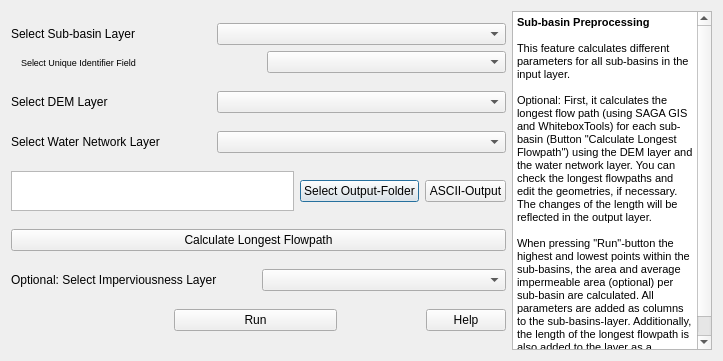
<?xml version="1.0" encoding="UTF-8"?>
<ui version="4.0">
 <class>SubBasinPreprocessing</class>
 <widget class="QDialog" name="SubBasinPreprocessing">
  <property name="geometry">
   <rect>
    <x>0</x>
    <y>0</y>
    <width>723</width>
    <height>361</height>
   </rect>
  </property>
  <property name="windowTitle">
   <string>Sub-basin preprocessing</string>
  </property>
  <layout class="QHBoxLayout" name="horizontalLayout_8">
   <item>
    <layout class="QVBoxLayout" name="verticalLayout_3">
     <item>
      <layout class="QVBoxLayout" name="verticalLayout_2">
       <item>
        <layout class="QHBoxLayout" name="horizontalLayout">
         <item>
          <widget class="QLabel" name="labelSubBasin">
           <property name="minimumSize">
            <size>
             <width>200</width>
             <height>0</height>
            </size>
           </property>
           <property name="maximumSize">
            <size>
             <width>200</width>
             <height>200</height>
            </size>
           </property>
           <property name="text">
            <string>Select Sub-basin Layer</string>
           </property>
          </widget>
         </item>
         <item>
          <widget class="QComboBox" name="comboboxSubBasinLayer">
           <property name="sizePolicy">
            <sizepolicy hsizetype="MinimumExpanding" vsizetype="Fixed">
             <horstretch>10</horstretch>
             <verstretch>0</verstretch>
            </sizepolicy>
           </property>
           <property name="minimumSize">
            <size>
             <width>0</width>
             <height>0</height>
            </size>
           </property>
           <property name="sizeIncrement">
            <size>
             <width>500</width>
             <height>0</height>
            </size>
           </property>
           <property name="baseSize">
            <size>
             <width>500</width>
             <height>0</height>
            </size>
           </property>
          </widget>
         </item>
        </layout>
       </item>
       <item>
        <layout class="QHBoxLayout" name="horizontalLayout_4">
         <item>
          <spacer name="horizontalSpacer_2">
           <property name="orientation">
            <enum>Qt::Horizontal</enum>
           </property>
           <property name="sizeType">
            <enum>QSizePolicy::Minimum</enum>
           </property>
           <property name="sizeHint" stdset="0">
            <size>
             <width>10</width>
             <height>20</height>
            </size>
           </property>
          </spacer>
         </item>
         <item>
          <widget class="QLabel" name="label">
           <property name="sizePolicy">
            <sizepolicy hsizetype="MinimumExpanding" vsizetype="Preferred">
             <horstretch>0</horstretch>
             <verstretch>0</verstretch>
            </sizepolicy>
           </property>
           <property name="minimumSize">
            <size>
             <width>200</width>
             <height>0</height>
            </size>
           </property>
           <property name="font">
            <font>
             <pointsize>7</pointsize>
            </font>
           </property>
           <property name="text">
            <string>Select Unique Identifier Field</string>
           </property>
          </widget>
         </item>
         <item>
          <widget class="QComboBox" name="comboboxUISubBasin">
           <property name="sizePolicy">
            <sizepolicy hsizetype="MinimumExpanding" vsizetype="Fixed">
             <horstretch>0</horstretch>
             <verstretch>0</verstretch>
            </sizepolicy>
           </property>
          </widget>
         </item>
        </layout>
       </item>
      </layout>
     </item>
     <item>
      <layout class="QHBoxLayout" name="horizontalLayout_2">
       <item>
        <widget class="QLabel" name="labelDEM">
         <property name="minimumSize">
          <size>
           <width>200</width>
           <height>0</height>
          </size>
         </property>
         <property name="text">
          <string>Select DEM Layer</string>
         </property>
        </widget>
       </item>
       <item>
        <widget class="QComboBox" name="comboboxDEMLayer">
         <property name="sizePolicy">
          <sizepolicy hsizetype="MinimumExpanding" vsizetype="Fixed">
           <horstretch>10</horstretch>
           <verstretch>0</verstretch>
          </sizepolicy>
         </property>
        </widget>
       </item>
      </layout>
     </item>
     <item>
      <layout class="QHBoxLayout" name="horizontalLayout_3">
       <item>
        <widget class="QLabel" name="labelWaterNetwork">
         <property name="minimumSize">
          <size>
           <width>200</width>
           <height>0</height>
          </size>
         </property>
         <property name="text">
          <string>Select Water Network Layer</string>
         </property>
        </widget>
       </item>
       <item>
        <widget class="QComboBox" name="comboboxWaterNetwork">
         <property name="sizePolicy">
          <sizepolicy hsizetype="MinimumExpanding" vsizetype="Fixed">
           <horstretch>0</horstretch>
           <verstretch>0</verstretch>
          </sizepolicy>
         </property>
        </widget>
       </item>
      </layout>
     </item>
     <item>
      <layout class="QHBoxLayout" name="horizontalLayout_5">
       <item>
        <widget class="QTextEdit" name="outputPath">
         <property name="sizePolicy">
          <sizepolicy hsizetype="MinimumExpanding" vsizetype="Minimum">
           <horstretch>0</horstretch>
           <verstretch>0</verstretch>
          </sizepolicy>
         </property>
         <property name="minimumSize">
          <size>
           <width>0</width>
           <height>40</height>
          </size>
         </property>
        </widget>
       </item>
       <item>
        <widget class="QPushButton" name="onOutputFolder">
         <property name="text">
          <string>Select Output-Folder</string>
         </property>
        </widget>
       </item>
       <item>
        <widget class="QPushButton" name="onAsciiOutput">
         <property name="text">
          <string>ASCII-Output</string>
         </property>
        </widget>
       </item>
      </layout>
     </item>
     <item>
      <widget class="QPushButton" name="onLongestFlowPath">
       <property name="text">
        <string>Calculate Longest Flowpath</string>
       </property>
      </widget>
     </item>
     <item>
      <layout class="QHBoxLayout" name="horizontalLayout_7">
       <item>
        <widget class="QLabel" name="labelImpervious">
         <property name="text">
          <string>Optional: Select Imperviousness Layer</string>
         </property>
        </widget>
       </item>
       <item>
        <widget class="QComboBox" name="comboboxImperviousness"/>
       </item>
      </layout>
     </item>
     <item>
      <layout class="QHBoxLayout" name="horizontalLayout_6">
       <item>
        <spacer name="horizontalSpacer">
         <property name="orientation">
          <enum>Qt::Horizontal</enum>
         </property>
         <property name="sizeHint" stdset="0">
          <size>
           <width>40</width>
           <height>20</height>
          </size>
         </property>
        </spacer>
       </item>
       <item>
        <widget class="QPushButton" name="onRun">
         <property name="sizePolicy">
          <sizepolicy hsizetype="MinimumExpanding" vsizetype="Fixed">
           <horstretch>0</horstretch>
           <verstretch>0</verstretch>
          </sizepolicy>
         </property>
         <property name="text">
          <string>Run</string>
         </property>
        </widget>
       </item>
       <item>
        <widget class="QDialogButtonBox" name="finalButtonBox">
         <property name="sizePolicy">
          <sizepolicy hsizetype="MinimumExpanding" vsizetype="Fixed">
           <horstretch>0</horstretch>
           <verstretch>0</verstretch>
          </sizepolicy>
         </property>
         <property name="minimumSize">
          <size>
           <width>20</width>
           <height>0</height>
          </size>
         </property>
         <property name="orientation">
          <enum>Qt::Horizontal</enum>
         </property>
         <property name="standardButtons">
          <set>QDialogButtonBox::Help</set>
         </property>
        </widget>
       </item>
      </layout>
     </item>
    </layout>
   </item>
   <item>
    <widget class="QTextBrowser" name="summary">
     <property name="sizePolicy">
      <sizepolicy hsizetype="MinimumExpanding" vsizetype="Expanding">
       <horstretch>0</horstretch>
       <verstretch>0</verstretch>
      </sizepolicy>
     </property>
     <property name="maximumSize">
      <size>
       <width>200</width>
       <height>16777215</height>
      </size>
     </property>
     <property name="html">
      <string>&lt;!DOCTYPE HTML PUBLIC &quot;-//W3C//DTD HTML 4.0//EN&quot; &quot;http://www.w3.org/TR/REC-html40/strict.dtd&quot;&gt;
&lt;html&gt;&lt;head&gt;&lt;meta name=&quot;qrichtext&quot; content=&quot;1&quot; /&gt;&lt;style type=&quot;text/css&quot;&gt;
p, li { white-space: pre-wrap; }
&lt;/style&gt;&lt;/head&gt;&lt;body style=&quot; font-family:'MS Shell Dlg 2'; font-size:7.8pt; font-weight:400; font-style:normal;&quot;&gt;
&lt;p style=&quot; margin-top:0px; margin-bottom:0px; margin-left:0px; margin-right:0px; -qt-block-indent:0; text-indent:0px;&quot;&gt;&lt;span style=&quot; font-size:8pt; font-weight:600;&quot;&gt;Sub-basin Preprocessing&lt;/span&gt;&lt;/p&gt;
&lt;p style=&quot;-qt-paragraph-type:empty; margin-top:0px; margin-bottom:0px; margin-left:0px; margin-right:0px; -qt-block-indent:0; text-indent:0px; font-size:8pt; font-weight:600;&quot;&gt;&lt;br /&gt;&lt;/p&gt;
&lt;p style=&quot; margin-top:0px; margin-bottom:0px; margin-left:0px; margin-right:0px; -qt-block-indent:0; text-indent:0px;&quot;&gt;&lt;span style=&quot; font-size:8pt;&quot;&gt;This feature calculates different parameters for all sub-basins in the input layer. &lt;/span&gt;&lt;/p&gt;
&lt;p style=&quot;-qt-paragraph-type:empty; margin-top:0px; margin-bottom:0px; margin-left:0px; margin-right:0px; -qt-block-indent:0; text-indent:0px; font-size:8pt;&quot;&gt;&lt;br /&gt;&lt;/p&gt;
&lt;p style=&quot; margin-top:0px; margin-bottom:0px; margin-left:0px; margin-right:0px; -qt-block-indent:0; text-indent:0px;&quot;&gt;&lt;span style=&quot; font-size:8pt;&quot;&gt;Optional: First, it calculates the longest flow path (using &lt;/span&gt;&lt;span style=&quot; font-family:'sans-serif'; font-size:8pt; color:#000000; background-color:#ffffff;&quot;&gt;SAGA GIS and WhiteboxTools) for each sub-basin (Button &amp;quot;Calculate Longest Flowpath&amp;quot;) using the DEM layer and the water network layer. You can check the longest flowpaths and edit the geometries, if necessary. The changes of the length will be reflected in the output layer. &lt;/span&gt;&lt;/p&gt;
&lt;p style=&quot; margin-top:0px; margin-bottom:0px; margin-left:0px; margin-right:0px; -qt-block-indent:0; text-indent:0px;&quot;&gt;&lt;span style=&quot; font-family:'sans-serif'; font-size:8pt; color:#000000; background-color:#ffffff;&quot;&gt; &lt;/span&gt;&lt;/p&gt;
&lt;p style=&quot; margin-top:0px; margin-bottom:0px; margin-left:0px; margin-right:0px; -qt-block-indent:0; text-indent:0px;&quot;&gt;&lt;span style=&quot; font-family:'sans-serif'; font-size:8pt; color:#000000; background-color:#ffffff;&quot;&gt;When pressing &amp;quot;Run&amp;quot;-button the highest and lowest points within the sub-basins, the area and average impermeable area (optional) per sub-basin are calculated. All parameters are added as columns to the sub-basins-layer. Additionally, the length of the longest flowpath is also added to the layer as a parameter.&lt;/span&gt;&lt;/p&gt;&lt;/body&gt;&lt;/html&gt;</string>
     </property>
    </widget>
   </item>
  </layout>
 </widget>
 <resources/>
 <connections>
  <connection>
   <sender>finalButtonBox</sender>
   <signal>accepted()</signal>
   <receiver>SubBasinPreprocessing</receiver>
   <slot>accept()</slot>
   <hints>
    <hint type="sourcelabel">
     <x>248</x>
     <y>254</y>
    </hint>
    <hint type="destinationlabel">
     <x>157</x>
     <y>274</y>
    </hint>
   </hints>
  </connection>
  <connection>
   <sender>finalButtonBox</sender>
   <signal>rejected()</signal>
   <receiver>SubBasinPreprocessing</receiver>
   <slot>reject()</slot>
   <hints>
    <hint type="sourcelabel">
     <x>316</x>
     <y>260</y>
    </hint>
    <hint type="destinationlabel">
     <x>286</x>
     <y>274</y>
    </hint>
   </hints>
  </connection>
 </connections>
</ui>
